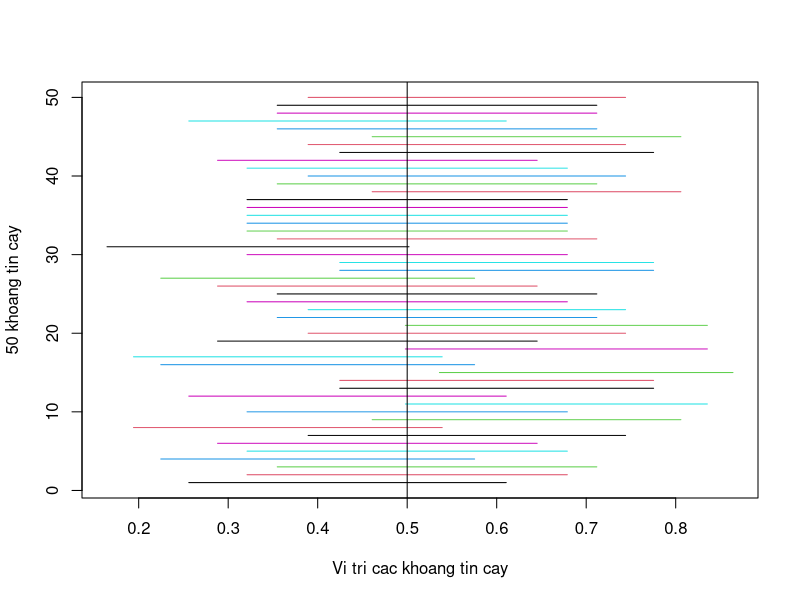

R code for this plot:
m = 50; n=30; p = .5; alpha = 0.05 # Tung 30 dong xu can doi 50 lan
p.hat = rbinom(m,n,p)/n # Tinh ti le mau
epsilon = qnorm(1-alpha/2)*sqrt(p.hat*(1-p.hat)/n) # Tinh dung sai

matplot(rbind(p.hat - epsilon, p.hat + epsilon), rbind(1:m,1:m),type="l",lty=1,
 xlab = "Vi tri cac khoang tin cay", ylab = "50 khoang tin cay")
# Ve 50 khoang tin cay
abline(v=p) # Ve duong thang p = 0.5